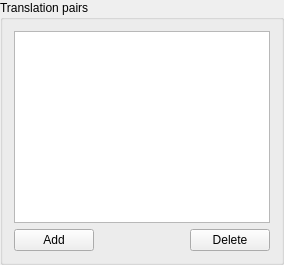
           <widget class="QGroupBox" name="groupBoxTranslationPairs">
            <property name="title">
             <string>Translation pairs</string>
            </property>
            <layout class="QVBoxLayout" name="verticalLayout_35">
             <item>
              <widget class="QTableView" name="listTransDirections">
               <property name="selectionMode">
                <enum>QAbstractItemView::SelectionMode::SingleSelection</enum>
               </property>
               <property name="gridStyle">
                <enum>Qt::PenStyle::DotLine</enum>
               </property>
               <property name="wordWrap">
                <bool>false</bool>
               </property>
              </widget>
             </item>
             <item>
              <layout class="QHBoxLayout" name="horizontalLayout_10">
               <item>
                <widget class="QPushButton" name="buttonAddTrDir">
                 <property name="text">
                  <string>Add</string>
                 </property>
                </widget>
               </item>
               <item>
                <spacer name="horizontalSpacer_3">
                 <property name="orientation">
                  <enum>Qt::Orientation::Horizontal</enum>
                 </property>
                 <property name="sizeHint" stdset="0">
                  <size>
                   <width>40</width>
                   <height>20</height>
                  </size>
                 </property>
                </spacer>
               </item>
               <item>
                <widget class="QPushButton" name="buttonDelTrDir">
                 <property name="text">
                  <string>Delete</string>
                 </property>
                </widget>
               </item>
              </layout>
             </item>
            </layout>
           </widget>
